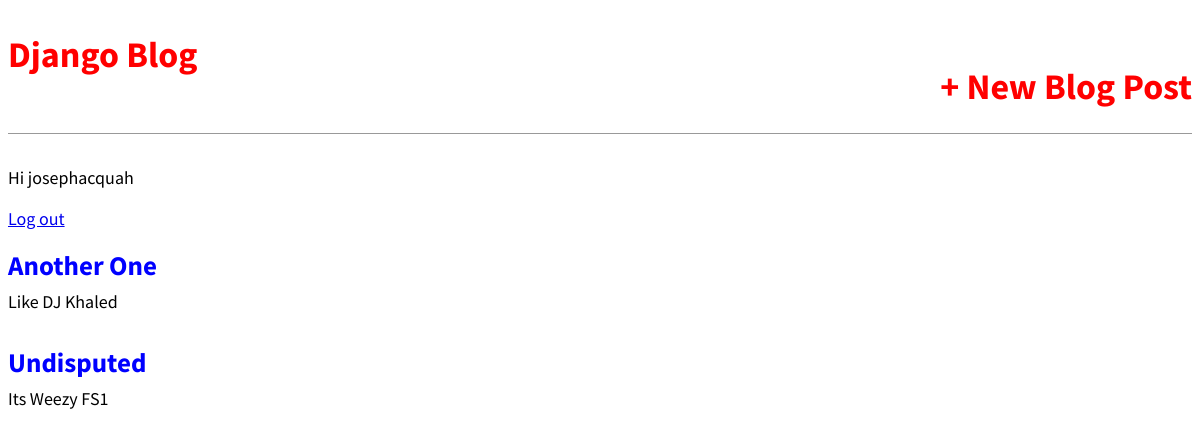
The app's page / (signed in) with its own data.
### blog/models.py (models this page shows, shortened)
class BlogPost(models.Model):
    title = models.CharField(max_length=200)
    author = models.ForeignKey(
        'auth.User',
        on_delete=models.CASCADE
    )
    body = models.TextField()

### blog/views.py (the view)
# urls.py: path('', BlogListView.as_view(), name="home")
class BlogListView(ListView):
    model = BlogPost
    template_name = 'blog_posts.html'
    context_object_name = 'blog_post_list'

### templates/blog_posts.html
{% extends "base.html" %} {% block content%} {% for item in blog_post_list%}
<div class="post-entry">
  <h2><a href="{% url 'blog_details' item.pk %}">{{item.title}}</a></h2>
  <p>{{item.body}}</p>
</div>
{% endfor %} {% endblock content%}

### templates/base.html (shortened to what this page needs)
{% load static %}
<html>
  <head>
    <link href="{% static 'css/base.css' %}" rel="stylesheet" />
  </head>
  <body>
    <div>
      <header>
        <div class="nav-left">
          <h1><a href="{% url 'home'%}">Django Blog</a></h1>
        </div>
        <div class="nav-right">
          <h1><a href="{% url 'new_post'%}">+ New Blog Post</a></h1>
        </div>
      </header>
      {% if user.is_authenticated %}
      <p>Hi {{user.username}}</p>
      <p><a href="{% url 'logout' %}">Log out</a></p>
      {% else %}
      <p>You are not logged in</p>
      <a href="{% url 'login' %}">Login</a>
      {% endif %} {% block content %} {% endblock content %}</p>
    </div>
  </body>
</html>

### static/css/base.css (style rules this page uses)
body { font-family: "Source Sans Pro", sans-serif; font-size: 18px; }
header { border-bottom: 1px solid #999; margin-bottom: 2rem; display: flex; }
header h1 a { color: red; text-decoration: none; }
.nav-left { margin-right: auto; }
.nav-right { display: flex; padding-top: 2rem; }
.post-entry { margin-bottom: 2rem; }
.post-entry h2 { margin: 0.5rem 0; }
.post-entry h2 a, .post-entry h2 a:visited { color: blue; text-decoration: none; }
.post-entry p { margin: 0; font-weight: 400; }

### records on screen
BlogPost: title "Another One", body "Like DJ Khaled"
BlogPost: title "Undisputed", body "Its Weezy FS1"

### other values on screen
{{ user.username }} "josephacquah"
